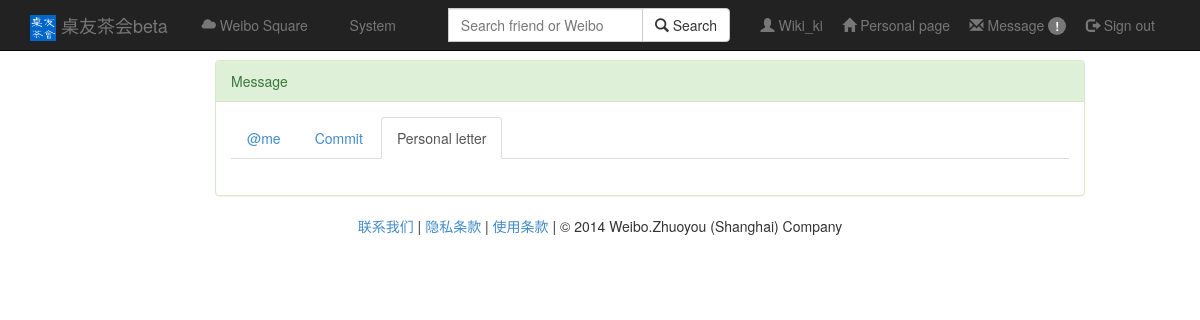
/message/letter (signed in), run on an earlier commit of the app's database.
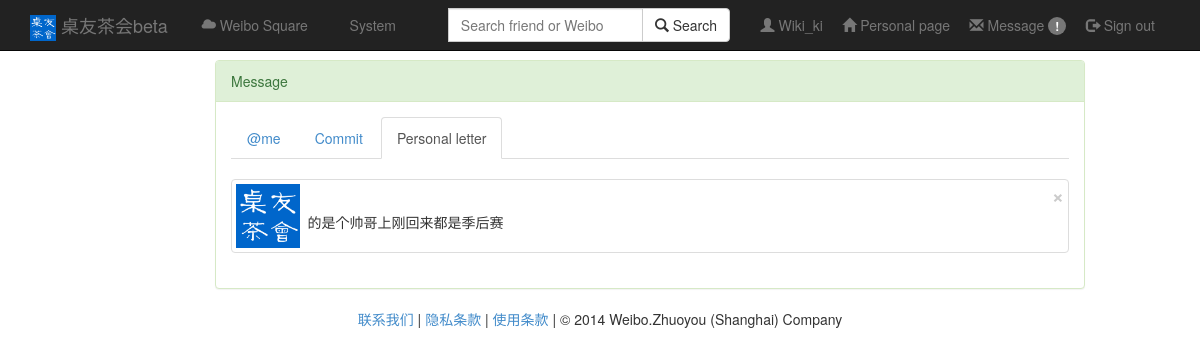
And on a later commit of the database.
### app/models.py (models this page shows)
class Weibo(db.Model):
    idweibo = db.Column(db.String(256) , primary_key = True)#username+potime+content做md5加密
    username = db.Column(db.String(128))#发微博人
    url = db.Column(db.String(128))
    potime = db.Column(db.String(128))#时间
    wtype = db.Column(db.String(128))#微博类型，原微博，原微博下回复，私信
    fatherid = db.Column(db.String(256),default = 'null')#所在楼id
    number = db.Column(db.Integer)#楼数
    content = db.Column(db.String(1024))#内容

### app/views.py (the view)
@app.route('/message/letter')
def message():
        if 'username' in session:
                Username = session['username']
                ret = models.User.query.filter_by(username=Username).first()
                ans = models.Message.query.filter_by(rusername=Username).all()
                posts = []
                for ele in ans:
                    Id = ele.idweibo
                    c = models.Weibo.query.filter_by(idweibo = Id).first()
                    if c.wtype == "l":
                        posts = posts + [c]
                return render_template("letter.html",posts = posts , ret=ret,nickname=ret.nickname)
        return render_template("error.html")

### app/templates/letter.html (shortened to what this page needs)
{% extends "base.html" %}
{% block content %}
<br>
<br>
<br>
<div class="container-fluid">
      <div class="row">
        <div class="col-md-9 col-md-offset-2">
			<div class="panel panel-success">
				<div class="panel-heading">Message</div>
				<div class="panel-body">
					<ul class="nav nav-tabs" role="tablist">
					  <li role="presentation"><a href="/message/atme">@me </a></li>
					  <li role="presentation"><a href="/message/commit">Commit </a></li>
					  <li role="presentation" class="active"><a href="#">Personal letter</a></li>
					</ul>
					<div class="row">
					  <div class="col-md-12">
						{% for post in posts %}
					    <div class="thumbnail">
							<div class="row">
								<div class="col-md-1">
									<img src="/static/pic/icon.jpg" height="64" width="64" href=""></img>
								</div>
								<div class="col-md-11">
									<div class="row">
										<div class="col-md-6">
										</div>
										<div class="col-md-3 col-md-offset-3">
											<button type="button" class="close" data-dismiss="alert"><span aria-hidden="true">&times;</span><span class="sr-only">Close</span></button>
										</div>
									</div>
									<div class="row">
										<div class="col-md-12">
											<label ><h5>{{post.content}}</h5></label>
										</div>
									</div>
								</div>
							</div>
						</div>
					  </div>
					  {% endfor %}
					</div>
				</div>
			</div>
        </div>
      </div>
    </div>
{% endblock %}

What changed in the data, as far as the page shows it:
added Weibo: content "的是个帅哥上刚回来都是季后赛"
